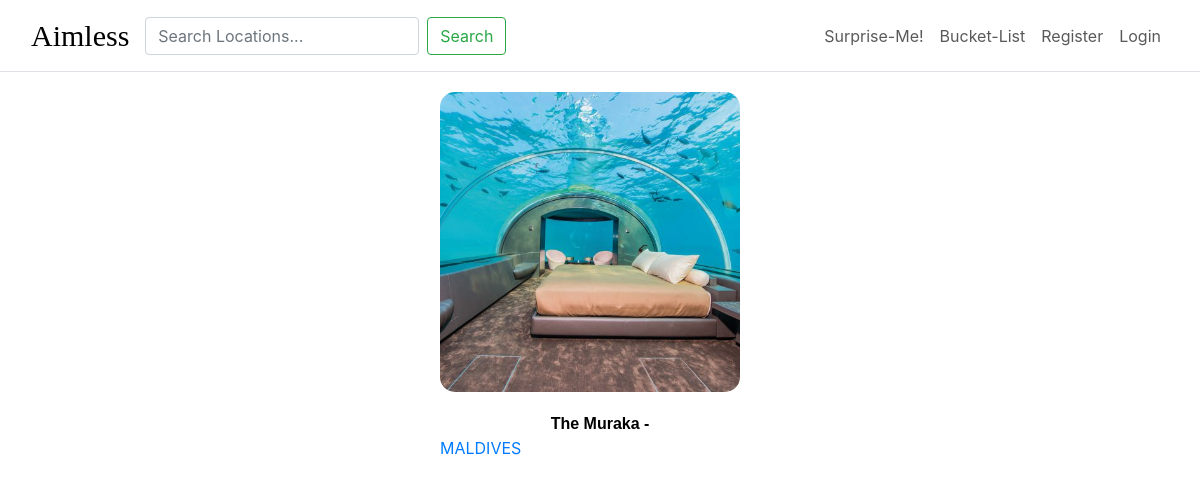
The page /surprise-result/ on the database its author committed.
### base/models.py (models this page shows, shortened)
class Location(models.Model):
    continent = models.ForeignKey(Continent, on_delete=models.CASCADE)
    country= models.ForeignKey(Country, on_delete=models.CASCADE)
    name = models.TextField(max_length=100, unique=True)
    location_display_image=models.ImageField(upload_to='location_display_image/', null=True, blank=True)
    price = models.DecimalField(max_digits=10, decimal_places=0, default=0, null= True, blank=True)

class Country(models.Model):
    continent=models.ForeignKey(Continent, on_delete=models.CASCADE)
    name= models.CharField(max_length=30)
    def __str__(self):
        return self.name

### base/views.py (the view)
# urls.py: path('surprise-result/', views.surprise, name='surprise'),
def surprise(request):
    locations= Location.objects.all()
    location_count= locations.count()
    location_id = random.randint(1,location_count)
    surprise_location_result = Location.objects.get(id=location_id)
    context={'surprise_location_result':surprise_location_result}
    return render (request, 'base/surprise_result.html', context)

### base/templates/base/surprise_result.html (shortened to what this page needs)
{% extends 'main.html' %}
{% block content %}
{% load static %}
<link rel="stylesheet" type="text/css" href={% static 'css/home.css'%}>
<div class="location_button">
    <div>
        <a href="{% url 'location' surprise_location_result.id %}">
            <button id="continent_locations" style="background-image: url({{surprise_location_result.location_display_image.url}});"></button> <br><span>{{surprise_location_result.name}} -<a href ={%url 'country-locations' surprise_location_result.country.id%} <small>{{surprise_location_result.country}}</small></span></a>
    </div>
</div>
{% endblock %}

### static/css/main.css (style rules this page uses)
body { padding-top: 0px; background-color:white; margin: 0%; }

### static/css/home.css (style rules this page uses)
.location_button { display: flex; justify-content: center; align-items: center; flex-wrap: wrap; }
#continent_locations { background-size: cover ; background-repeat: no-repeat; background-position: center; width: 300px; height: 300px; margin: 20px; margin-left: 0; border: 0px; border-radius: 15px; justify-content: flex-end; align-items: center; border-color: brown; }
span { display: flex; justify-content: center; color: black; font-family: sans-serif; font-weight: bold; }
a:link { text-decoration: none; }

### rows shown on the page
Location: location_display_image (picture), name "The Muraka", country "MALDIVES"
